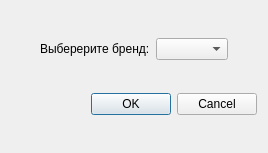
<?xml version="1.0" encoding="UTF-8"?>
<ui version="4.0">
 <class>prodBrend</class>
 <widget class="QDialog" name="prodBrend">
  <property name="geometry">
   <rect>
    <x>0</x>
    <y>0</y>
    <width>268</width>
    <height>153</height>
   </rect>
  </property>
  <property name="windowTitle">
   <string>Dialog</string>
  </property>
  <layout class="QVBoxLayout" name="verticalLayout">
   <item>
    <layout class="QHBoxLayout" name="horizontalLayout">
     <item>
      <spacer name="horizontalSpacer">
       <property name="orientation">
        <enum>Qt::Horizontal</enum>
       </property>
       <property name="sizeHint" stdset="0">
        <size>
         <width>40</width>
         <height>20</height>
        </size>
       </property>
      </spacer>
     </item>
     <item>
      <widget class="QLabel" name="label">
       <property name="text">
        <string>Выберерите бренд:</string>
       </property>
      </widget>
     </item>
     <item>
      <widget class="QComboBox" name="brendCmb"/>
     </item>
     <item>
      <spacer name="horizontalSpacer_2">
       <property name="orientation">
        <enum>Qt::Horizontal</enum>
       </property>
       <property name="sizeHint" stdset="0">
        <size>
         <width>40</width>
         <height>20</height>
        </size>
       </property>
      </spacer>
     </item>
    </layout>
   </item>
   <item>
    <widget class="QDialogButtonBox" name="buttonBox">
     <property name="orientation">
      <enum>Qt::Horizontal</enum>
     </property>
     <property name="standardButtons">
      <set>QDialogButtonBox::Cancel|QDialogButtonBox::Ok</set>
     </property>
    </widget>
   </item>
  </layout>
 </widget>
 <resources/>
 <connections>
  <connection>
   <sender>buttonBox</sender>
   <signal>accepted()</signal>
   <receiver>prodBrend</receiver>
   <slot>accept()</slot>
   <hints>
    <hint type="sourcelabel">
     <x>248</x>
     <y>254</y>
    </hint>
    <hint type="destinationlabel">
     <x>157</x>
     <y>274</y>
    </hint>
   </hints>
  </connection>
  <connection>
   <sender>buttonBox</sender>
   <signal>rejected()</signal>
   <receiver>prodBrend</receiver>
   <slot>reject()</slot>
   <hints>
    <hint type="sourcelabel">
     <x>316</x>
     <y>260</y>
    </hint>
    <hint type="destinationlabel">
     <x>286</x>
     <y>274</y>
    </hint>
   </hints>
  </connection>
 </connections>
</ui>
